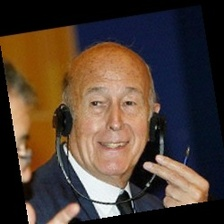
#> input picture backend/data/processed_data/normal/normal_0044_Valery_Giscard_dEstaing_Valery_Giscard_dEstaing_0004.jpg, 224 x 224 px; its folder holds only this picture in this run
$ python fix_overfitting.py
#> lines starting #> are read from the running program, lines starting #| are printed output that depends on the picture
#!/usr/bin/env python3
"""
Quick fix for overfitting - Create a simpler, more robust model
"""

import os
import numpy as np
from pathlib import Path
from PIL import Image
from sklearn.ensemble import RandomForestClassifier
from sklearn.model_selection import train_test_split, cross_val_score
from sklearn.metrics import accuracy_score, classification_report
from sklearn.preprocessing import StandardScaler
from sklearn.utils.class_weight import compute_class_weight
import joblib
import json
from datetime import datetime

class SimpleRobustTrainer:
    def __init__(self, data_dir='data', models_dir='models'):
        self.data_dir = Path(data_dir)
        self.models_dir = Path(models_dir)
        self.models_dir.mkdir(exist_ok=True)
        self.image_size = (64, 64)  # Keep same size as current model
        self.scaler = StandardScaler()

    def extract_simple_features(self, image_path):
        """Extract simple, robust features"""
        try:
            with Image.open(image_path) as img:
                # Convert to RGB if necessary
#> img is the input picture: PIL image 224x224 RGB; mean R, G, B 79.4, 63, 52.3
                if img.mode != 'RGB':
                    img = img.convert('RGB')

                # Resize image
                img = img.resize(self.image_size, Image.Resampling.LANCZOS)
#> img: PIL image 64x64 RGB

                # Convert to grayscale
                gray = img.convert('L')
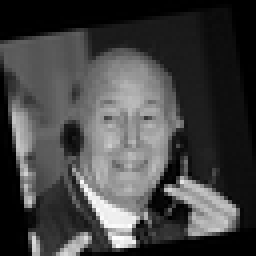
#> gray: PIL image 64x64 L (shown 4 times larger); min 0, max 255, mean 66.8
                gray_array = np.array(gray)

                features = []

                # 1. Basic pixel features (all pixels)
                basic_features = gray_array.flatten()
#> basic_features = 4096 values, max 255 at index 3616, min 0 at index 0, mean 66.79
                features.extend(basic_features)

                # 2. Asymmetry features (most important for paralysis)
                left_half = gray_array[:, :32]
                right_half = gray_array[:, 32:]
                right_flipped = np.fliplr(right_half)
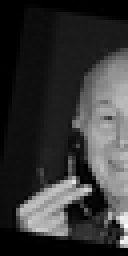
#> right_flipped: shape (64, 32) (shown 4 times larger); min 0, max 255, mean 53.8

                # Calculate asymmetry metrics
                asymmetry = np.mean(np.abs(left_half.astype(float) - right_flipped.astype(float)))
#> asymmetry = 50.04
                features.append(asymmetry)

                # 3. Edge features
                grad_x = np.abs(np.diff(gray_array, axis=1))
                grad_y = np.abs(np.diff(gray_array, axis=0))
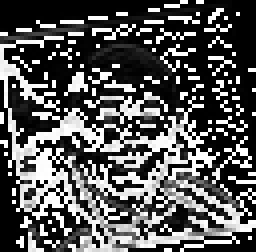
#> grad_y: shape (63, 64) (shown 4 times larger); min 0, max 255, mean 87.2
                edge_density = (np.sum(grad_x) + np.sum(grad_y)) / (64 * 64)
#> edge_density = 190.9
                features.append(edge_density)

                # 4. Texture features (block-based)
                for i in range(0, 64, 8):
                    for j in range(0, 64, 8):
                        block = gray_array[i:i+8, j:j+8]
                        if block.size > 0:
                            features.extend([np.mean(block), np.std(block)])
                            if block.shape[0] > 1 and block.shape[1] > 1:
                                grad_x = np.abs(np.diff(block, axis=1))
                                grad_y = np.abs(np.diff(block, axis=0))
                                features.extend([np.mean(grad_x), np.mean(grad_y)])
#> after the loop, features = 4354 values, max 255 at index 3616, min 0 at index 0, mean 67.14

                # 5. Statistical features
                stats_features = [
                    np.mean(gray_array),
                    np.std(gray_array),
                    np.var(gray_array),
                    np.median(gray_array),
                    np.percentile(gray_array, 25),
                    np.percentile(gray_array, 75)
                ]
#> stats_features = [66.79, 63.73, 4061.9, 42.5, 14, 113]
                features.extend(stats_features)

                return np.array(features)

        except Exception as e:
            print(f"Error processing {image_path}: {e}")
            return None

    def load_dataset(self, max_images_per_class=200):
        """Load dataset with balanced classes"""
        print("🚀 Loading dataset...")

        X = []
        y = []

        # Load normal images
        normal_dir = self.data_dir / 'train' / 'normal'
        if normal_dir.exists():
            print(f"Loading normal images from {normal_dir}")
            normal_count = 0
            for img_path in normal_dir.glob('*.jpg'):
                if normal_count >= max_images_per_class:
                    break

                features = self.extract_simple_features(img_path)
#> features = 4360 values, max 4061.9 at index 4356, min 0 at index 0, mean 68.05
                if features is not None:
                    X.append(features)
                    y.append(0)  # 0 for normal
                    normal_count += 1

                if normal_count % 50 == 0:
                    print(f"  Processed normal image {normal_count}")

            print(f"✅ Loaded {normal_count} normal images")
        else:
            print(f"❌ Normal images directory not found: {normal_dir}")

        # Load paralysis images
        paralysis_dir = self.data_dir / 'train' / 'paralysis'
        if paralysis_dir.exists():
            print(f"Loading paralysis images from {paralysis_dir}")
            paralysis_count = 0
            for img_path in paralysis_dir.glob('*.jpg'):
                if paralysis_count >= max_images_per_class:
                    break

                features = self.extract_simple_features(img_path)
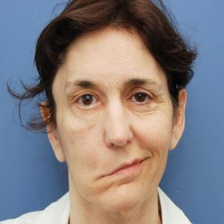
#> input picture backend/data/processed_data/paralysis/paralysis_0066_b-22-300x277.jpg, 224 x 224 px
#> in extract_simple_features, img is the input picture: PIL image 224x224 RGB; mean R, G, B 132, 126.6, 129.2
#> in extract_simple_features (call 2), `gray = img.convert('L')`:
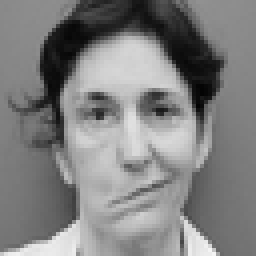
#> gray: PIL image 64x64 L (shown 4 times larger); min 3, max 244, mean 128.5
#> in extract_simple_features (call 2), `basic_features = gray_array.flatten()`: basic_features = 4096 values, max 244 at index 4020, min 3 at index 1713, mean 128.5
#> in extract_simple_features (call 2), `right_flipped = np.fliplr(right_half)`:
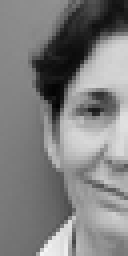
#> right_flipped: shape (64, 32) (shown 4 times larger); min 3, max 244, mean 127.9
#> in extract_simple_features (call 2), `asymmetry = np.mean(np.abs(left_half.astype(float) - right_flipped.ast..`: asymmetry = 18.62
#> in extract_simple_features (call 2), `grad_y = np.abs(np.diff(gray_array, axis=0))`:
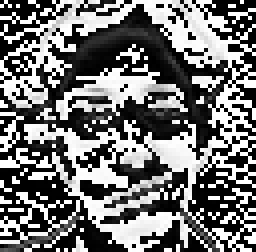
#> grad_y: shape (63, 64) (shown 4 times larger); min 0, max 255, mean 115.2
#> in extract_simple_features (call 2), `edge_density = (np.sum(grad_x) + np.sum(grad_y)) / (64 * 64)`: edge_density = 222.2
#> after the loop in extract_simple_features (call 2), `for i in range(0, 64, 8):`: features = 4354 values, max 248.4 at index 4296, min 1.2 at index 4131, mean 126.5
#> in extract_simple_features (call 2), `stats_features = [ np.mean(gray_array), np.std(gray_array), np.var(gra..`: stats_features = [128.5, 52.86, 2794.7, 131, 106, 166]
#> features = 4360 values, max 2794.7 at index 4356, min 1.2 at index 4131, mean 127.1
                if features is not None:
                    X.append(features)
                    y.append(1)  # 1 for paralysis
                    paralysis_count += 1

                if paralysis_count % 50 == 0:
                    print(f"  Processed paralysis image {paralysis_count}")

            print(f"✅ Loaded {paralysis_count} paralysis images")
        else:
            print(f"❌ Paralysis images directory not found: {paralysis_dir}")

        if len(X) == 0:
            raise ValueError("No images found! Check your data directory structure.")

        X = np.array(X)
        y = np.array(y)
#> y = [0, 1]

        print(f"📊 Total dataset: {len(X)} images")
#| 📊 Total dataset: 2 images
        print(f"   Normal: {sum(y == 0)}")
#|    Normal: 1
        print(f"   Paralysis: {sum(y == 1)}")
#|    Paralysis: 1

        return X, y

    def train_simple_model(self, X, y):
        """Train a simple, robust model"""
        print("🤖 Training simple robust model...")

        # Split the data
        X_train, X_test, y_train, y_test = train_test_split(
            X, y, test_size=0.2, random_state=42, stratify=y
        )

        print(f"Training set: {len(X_train)} images")
        print(f"Test set: {len(X_test)} images")

        # Scale features
        print("Scaling features...")
        X_train_scaled = self.scaler.fit_transform(X_train)
        X_test_scaled = self.scaler.transform(X_test)

        # Calculate class weights for balanced training
        class_weights = compute_class_weight('balanced', classes=np.unique(y_train), y=y_train)
        class_weight_dict = {0: class_weights[0], 1: class_weights[1]}

        print(f"Class weights: {class_weight_dict}")

        # Train simple Random Forest with regularization
        model = RandomForestClassifier(
            n_estimators=100,      # Reduced for simplicity
            max_depth=10,          # Reduced for better generalization
            min_samples_split=10,  # Increased for regularization
            min_samples_leaf=5,    # Increased for regularization
            max_features='sqrt',
            random_state=42,
            n_jobs=-1,
            class_weight=class_weight_dict,
            bootstrap=True,
            oob_score=True
        )

        print("Fitting simple model...")
        model.fit(X_train_scaled, y_train)

        # Evaluate model
        y_pred = model.predict(X_test_scaled)
        accuracy = accuracy_score(y_test, y_pred)

        print(f"📊 Model accuracy: {accuracy:.4f}")
        print(f"📊 Out-of-bag score: {model.oob_score_:.4f}")

        print("\nClassification Report:")
        print(classification_report(y_test, y_pred, target_names=['Normal', 'Paralysis']))

        # Cross-validation
        print("\nCross-validation scores:")
        cv_scores = cross_val_score(model, X_train_scaled, y_train, cv=5)
        print(f"CV Mean: {cv_scores.mean():.4f} (+/- {cv_scores.std() * 2:.4f})")

        return model, accuracy, X_test_scaled, y_test, y_pred

    # [43 lines left out: function save_simple_model, not called in this run]

    def run_simple_training(self, max_images_per_class=200):
        """Run the complete simple training process"""
        print("🚀 Starting Simple Robust Training...")
        print("=" * 50)

        try:
            # Load dataset
            X, y = self.load_dataset(max_images_per_class)
#> y = [0, 1]

            # Train simple model
            model, accuracy, X_test, y_test, y_pred = self.train_simple_model(X, y)

            # Save model
            model_path, scaler_path, info_path = self.save_simple_model(model, accuracy, X_test, y_test)

            print("=" * 50)
            print("✅ Simple training completed successfully!")
            print(f"📊 Final accuracy: {accuracy:.4f}")
            print(f"📊 Out-of-bag score: {model.oob_score_:.4f}")
            print(f"💾 Model saved to: {model_path}")

            return model, accuracy

        except Exception as e:
            print(f"❌ Training failed: {e}")
            import traceback
            traceback.print_exc()
            return None, 0.0

def main():
    """Main function for command line usage"""
    print("Starting simple robust training...")
    trainer = SimpleRobustTrainer()
    model, accuracy = trainer.run_simple_training()

    if model is not None:
        print(f"\n🎉 Success! Your simple robust model is ready!")
        print(f"📊 Accuracy: {accuracy:.2%}")
        print("🔧 Key improvements:")
        print("  - Simplified model to reduce overfitting")
        print("  - Regularized parameters")
        print("  - Better generalization")
        print("  - Robust feature extraction")
    else:
        print("\n❌ Training failed. Check your data directory and try again.")

if __name__ == "__main__":
    main()
